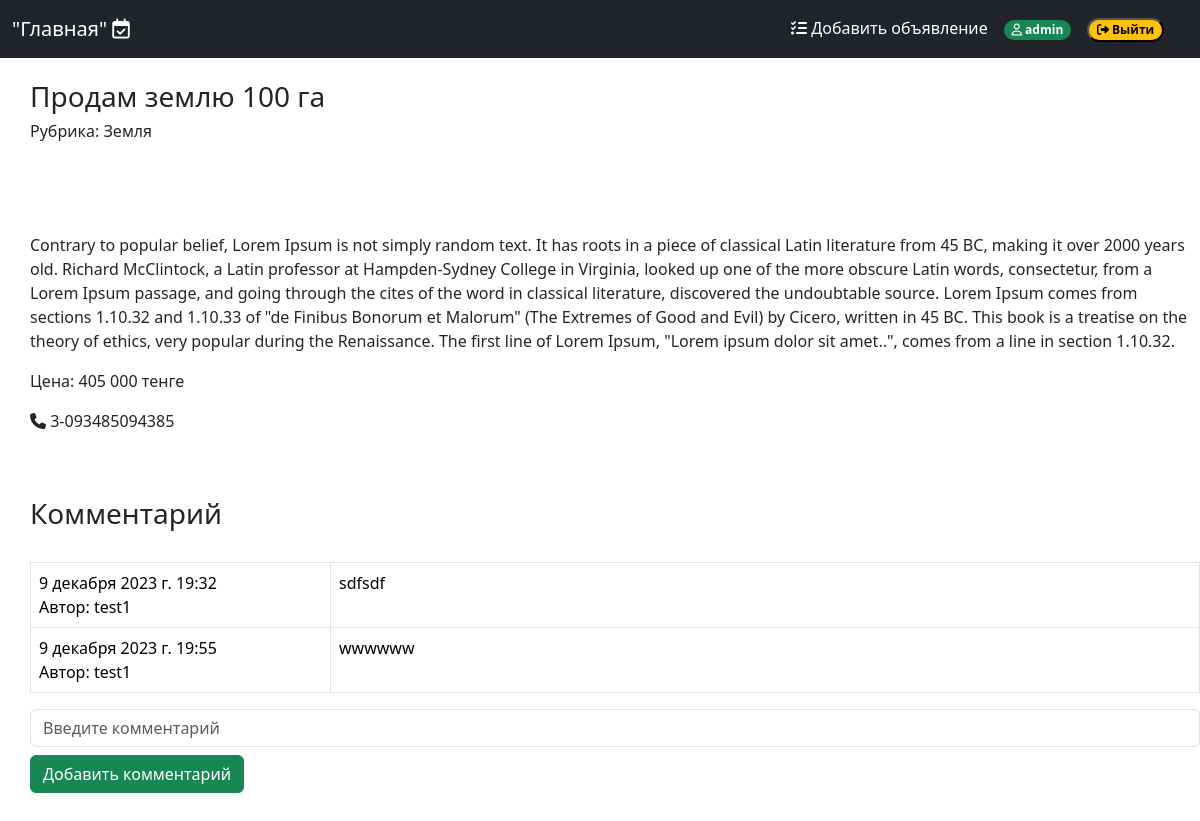
Screenshot of /rubric/4/post/4/ (signed in) with the database file from the repository.
### app/models.py (models this page shows, shortened)
class Post(models.Model):
    rubric = models.ForeignKey(Rubric, on_delete=models.PROTECT, verbose_name='Раздел')
    title = models.CharField(max_length=255, verbose_name='Заголовок')
    content = models.TextField(verbose_name='Описание')
    price = models.IntegerField(verbose_name='Цена')
    contact = models.TextField(verbose_name='Контакты')
    image = ThumbnailerImageField(verbose_name='Картинка', upload_to='posts', blank=True)
    created_at = models.DateTimeField(auto_now_add=True, verbose_name='Дата')
    author = models.ForeignKey(User, on_delete=models.CASCADE, verbose_name='Автор')

class Rubric(models.Model):
    name = models.CharField(max_length=255, verbose_name='Раздел')
    parent = models.ForeignKey('self', on_delete=models.CASCADE, null=True, blank=True, related_name='subrubric')

class Comment(models.Model):
    post = models.ForeignKey(Post, on_delete=models.CASCADE, verbose_name='Объявления', related_name='comment')
    created_at = models.DateTimeField(auto_now_add=True, verbose_name='Дата')
    author = models.ForeignKey(User, on_delete=models.CASCADE, verbose_name='Автор')
    content = models.TextField(verbose_name='Комментарий')

### app/views.py (the view, shortened to what this page needs)
# urls.py: path('rubric/<int:subrubric_pk>/post/<int:post_pk>/', PostView.as_view(), name='post'),
class PostView(View):
    def get(self, request, subrubric_pk, post_pk):
        form = AddCommentForm(request.POST)
        post = Post.objects.get(pk=post_pk)
        comments = Comment.objects.filter(post=post)
        context = {'form':form, 'post':post, 'comments':comments}
        return render(request, 'post.html', context)

### app/forms.py
class AddCommentForm(forms.ModelForm):
    class Meta:
        model = Comment
        fields = ['content']

### app/templatetags/custom_filters.py (called while the page is built)
@register.filter
def thousands_with_spaces(value):
    try:
        value = int(value) if isinstance(value, str) else value
        formatted_value = "{:,}".format(value).replace(",", " ")
        return formatted_value
    except (ValueError, TypeError):
        return value

### templates/post.html (shortened to what this page needs)
{% extends "base.html" %}
{% load static %}
{% load custom_filters %}
{% block content %}
<h3> {{ post.title }} </h3>
<h6> Рубрика: {{ post.rubric.name }} </h6>
<div style="padding-top:30px; padding-bottom: 30px;"><img src="{{ post.image.profile.url }}"></div>
<p> {{ post.content }} </p>
<p>   Цена: {{ post.price|thousands_with_spaces }} тенге</p>
<p><i class="fa-solid fa-phone"></i>
{% if user.is_authenticated %}  {{ post.contact }}
{% else %} Зарегистрируйтесь что бы увидеть номер
{% endif %}
</p>
<br> <br>
<h3> Комментарий </h3> <br>
<table  class="table table-bordered">
{% for each in comments %}
        <tr>
            <td style="width:300px;">{{ each.created_at }} <br> Автор: {{ each.author }} </td>
            <td>{{ each.content }} <br>
            </td>
        </tr>
{% endfor %}
</table>
<form method="POST">
    <div class="row-md-2">
        <input type="text" class="form-control  mb-2" name="content" placeholder= {% if request.user.is_authenticated %} "Введите комментарий" {% else %} "Что бы добавить комментарий нужно войти" {% endif%} {% if request.user.is_authenticated %} {% else %} readonly {% endif%} >
    </div>
    <div class="row-md-2">
        <button type="submit" class="btn btn-success" {% if request.user.is_authenticated %} {% else %} disabled {% endif%}>Добавить комментарий</button>
    </div>
</form>
{% endblock %}

### templates/base.html (shortened to what this page needs)
{% load static %}
<!DOCTYPE html>
<html lang="en">
    <head>
        <link
        href="https://cdn.jsdelivr.net/npm/bootstrap@5.3.2/dist/css/bootstrap.min.css"
        rel="stylesheet"
        />
    </head>
    <body>
        <nav class="navbar navbar-expand-md navbar-dark fixed-top bg-dark">
            <div class="container-fluid">
                <a class="navbar-brand" href="{% url 'home' %}"> "Главная" <i class="fa-regular fa-calendar-check"></i></a>
                <div class="offcanvas offcanvas-end text-bg-dark" tabindex="-1" id="offcanvasNavbar2" aria-labelledby="offcanvasNavbar2Label">
                    <div class="offcanvas-body">
                        <ul class="navbar-nav justify-content-end flex-grow-1 pe-3">
                            {% if request.user.is_authenticated %}
                            <li class="nav-item">
                                <a class="nav-link active" aria-current="page" href="{% url 'add_post' %}"><i class="fa-solid fa-list-check"></i> Добавить объявление</a>
                            </li>
                            <li class="nav-item">
                                <span class="nav-link active" aria-current="page"><span class="badge text-bg-success rounded-pill" > <i class="fa-regular fa-user"></i>   {{ request.user.username }} </span></span>
                            </li>
                            <li class="nav-item">
                                <form method="post" action="{% url 'logout' %}">
                                    <span class="nav-link active" aria-current="page"><button type="submit" class="badge text-bg-warning rounded-pill"><i class="fa-solid fa-right-from-bracket"></i> Выйти</button></span>
                                </form>
                            </li>
                            {% endif %}
                        </ul>
                    </div>
                </div>
            </div>
        </nav>
    <div style="margin-top: 80px; margin-left:30px; margin-bottom: 40px;">
        {% block content %}
        {% endblock %}
    </div>
    </body>
</html>

### rows the page displays
Post: title "Продам землю 100 га", rubric.name "Земля", content "Contrary to popular belief, Lorem Ipsum is not simply random text. It has roots in a piece of classical Latin literature from 45 BC, making it over 2000 years old. Richard McClintock, a Latin professor at Hampden-Sydney College in Virginia, looked up one of the more obscure Latin words, consectetur, from a Lorem Ipsum passage, and going through the cites of the word in classical literature, discovered the undoubtable source. Lorem Ipsum comes from sections 1.10.32 and 1.10.33 of \"de Finibus Bonorum et Malorum\" (The Extremes of Good and Evil) by Cicero, written in 45 BC. This book is a treatise on the theory of ethics, very popular during the Renaissance. The first line of Lorem Ipsum,…", price|thousands_with_spaces "405 000", contact "3-093485094385"
Comment: created_at "9 декабря 2023 г. 19:32", author "test1", content "sdfsdf"
Comment: created_at "9 декабря 2023 г. 19:55", author "test1", content "wwwwww"

### other values shown
{{ request.user.username }} "admin"
